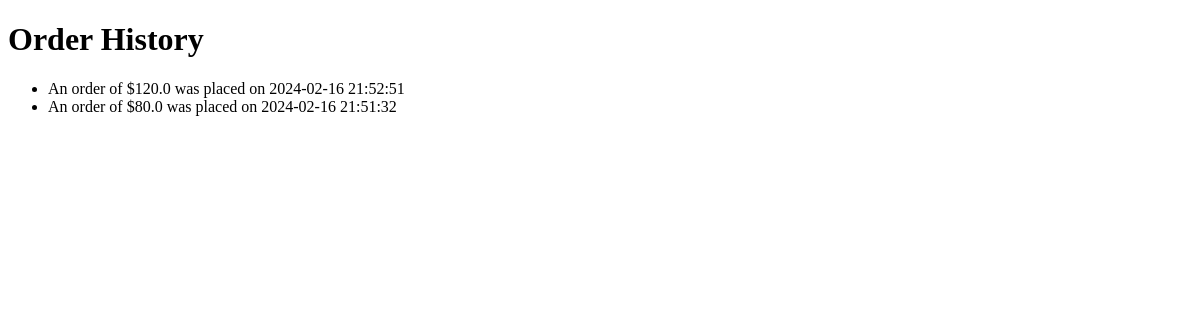
Before: /order_history (signed in) with the older database file.
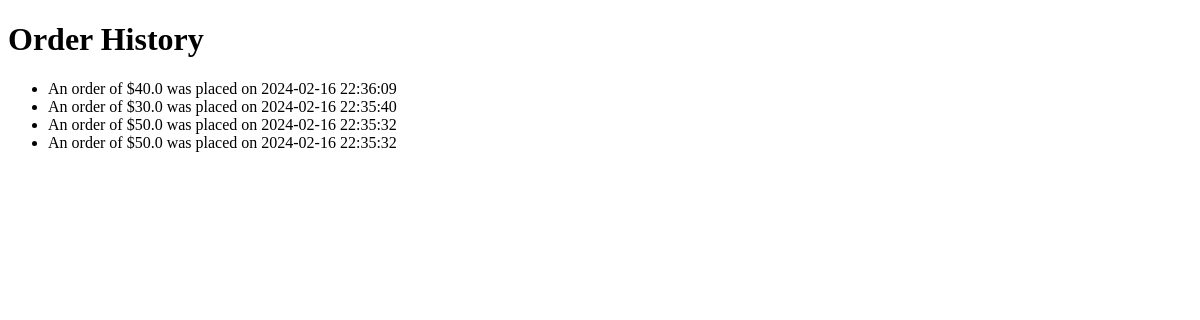
After: the same page with the newer database file.
### tables this page shows
CREATE TABLE orders (bill_no INTEGER PRIMARY KEY AUTOINCREMENT,bill_amount REAL NOT NULL,username TEXT NOT NULL,FOREIGN KEY (username) REFERENCES users(Username));

### dbms_Laksh/app.py (the view)
@app.route('/order_history')
def order_history():
    if 'username' not in session:
        return redirect(url_for('signin'))  # Ensure user is logged in
    username = session['username']
    conn = get_db_connection()
    order_history = conn.execute('''
        SELECT o.bill_no, o.bill_amount, MAX(n.timestamp) as timestamp
        FROM orders o
        JOIN notifications n ON o.username = n.username AND n.message LIKE '%' || o.bill_amount || '%'
        WHERE o.username = ?
        GROUP BY o.bill_no
        ORDER BY o.bill_no DESC;

    ''', (username,)).fetchall()
    conn.close()
    return render_template('order_history.html', order_history=order_history)

### dbms_Laksh/app.py (called while the page is built)
def get_db_connection():
    conn = sqlite3.connect('canteen.db', check_same_thread=False)
    conn.row_factory = sqlite3.Row
    return conn

### dbms_Laksh/templates/order_history.html (shortened to what this page needs)
<!DOCTYPE html>
<html lang="en">
<head>
</head>
<body>
    <header>
        <h1>Order History</h1>
    </header>
    <section>
        {% if order_history %}
            <ul>
                {% for order in order_history %}
                    <li>An order of ${{ order.bill_amount }} was placed on {{ order.timestamp }}</li>
                {% endfor %}
            </ul>
        {% else %}
            <p>No orders have been placed yet.</p>
        {% endif %}
    </section>
</body>
</html>

Changed rows visible on the page:
no longer on this page (row unchanged): orders: bill_amount "120.0", timestamp "2024-02-16 21:52:51"
no longer on this page (row unchanged): orders: bill_amount "80.0", timestamp "2024-02-16 21:51:32"
added orders: bill_amount "40.0", timestamp "2024-02-16 22:36:09"
added orders: bill_amount "30.0", timestamp "2024-02-16 22:35:40"
added orders: bill_amount "50.0", timestamp "2024-02-16 22:35:32"
added orders: bill_amount "50.0", timestamp "2024-02-16 22:35:32"
